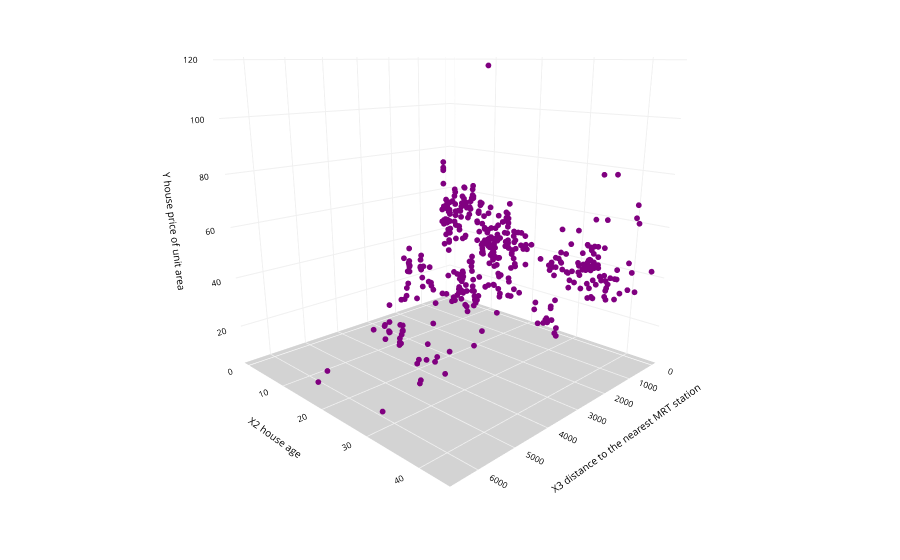

Write notebook code for a chart like this one.
### Code cell
fig = px.scatter_3d(df,x = df['X3 distance to the nearest MRT station'], y = df['X2 house age'], z = df['Y house price of unit area'],
                    opacity=1,color_discrete_sequence=['purple'])
fig.update_layout(scene_camera=dict(up=dict(x=0, y=0, z=1), 
                                        center=dict(x=0, y=0, z=-0.2),
                                        eye=dict(x=1.5, y=1.5, z=0.5)),
                                        margin=dict(l=0, r=0, b=0, t=0),
                  scene = dict(xaxis=dict(backgroundcolor='white',
                                          color='black',
                                          gridcolor='#f0f0f0',
                                          title_font=dict(size=10),
                                          tickfont=dict(size=10),
                                         ),
                               yaxis=dict(backgroundcolor='white',
                                          color='black',
                                          gridcolor='#f0f0f0',
                                          title_font=dict(size=10),
                                          tickfont=dict(size=10),
                                          ),
                               zaxis=dict(backgroundcolor='lightgrey',
                                          color='black', 
                                          gridcolor='#f0f0f0',
                                          title_font=dict(size=10),
                                          tickfont=dict(size=10),
                                         )))

fig.update_traces(marker=dict(size=2))
fig.show()

### Figure 1 — Plotly figure (JSON) as saved in the notebook; plotly's stock layout.template omitted (floating-point values rounded to 4 significant figures; data arrays with more than 128 entries replaced by an {"elided": "..."} marker saying what was removed)
{"data": [{"hovertemplate": "X3 distance to the nearest MRT station=%{x}<br>X2 house age=%{y}<br>Y house price of unit area=%{z}<extra></extra>", "legendgroup": "", "marker": {"color": "purple", "opacity": 1, "size": 2, "symbol": "circle"}, "mode": "markers", "name": "", "scene": "scene", "showlegend": false, "type": "scatter3d", "x": {"elided": "414 float values"}, "y": {"elided": "414 float values"}, "z": {"elided": "414 float values"}}], "layout": {"legend": {"tracegroupgap": 0}, "margin": {"b": 0, "l": 0, "r": 0, "t": 0}, "scene": {"camera": {"center": {"x": 0, "y": 0, "z": -0.2}, "eye": {"x": 1.5, "y": 1.5, "z": 0.5}, "up": {"x": 0, "y": 0, "z": 1}}, "domain": {"x": [0, 1], "y": [0, 1]}, "xaxis": {"backgroundcolor": "white", "color": "black", "gridcolor": "#f0f0f0", "tickfont": {"size": 10}, "title": {"font": {"size": 10}, "text": "X3 distance to the nearest MRT station"}}, "yaxis": {"backgroundcolor": "white", "color": "black", "gridcolor": "#f0f0f0", "tickfont": {"size": 10}, "title": {"font": {"size": 10}, "text": "X2 house age"}}, "zaxis": {"backgroundcolor": "lightgrey", "color": "black", "gridcolor": "#f0f0f0", "tickfont": {"size": 10}, "title": {"font": {"size": 10}, "text": "Y house price of unit area"}}}}}
